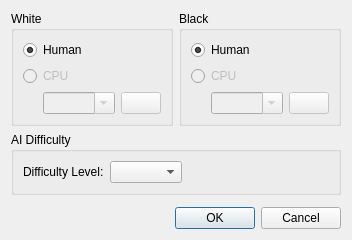
<?xml version="1.0" encoding="UTF-8"?>
<ui version="4.0">
 <class>NewGameDialog</class>
 <widget class="QDialog" name="NewGameDialog">
  <property name="geometry">
   <rect>
    <x>0</x>
    <y>0</y>
    <width>510</width>
    <height>280</height>
   </rect>
  </property>
  <property name="windowTitle">
   <string>New Game</string>
  </property>
  <layout class="QVBoxLayout" name="verticalLayout_4">
   <property name="sizeConstraint">
    <enum>QLayout::SetFixedSize</enum>
   </property>
   <item>
    <layout class="QHBoxLayout" name="horizontalLayout">
     <item>
      <widget class="QGroupBox" name="groupBox_2">
       <property name="title">
        <string>White</string>
       </property>
       <layout class="QVBoxLayout" name="verticalLayout_3">
        <item>
         <widget class="QRadioButton" name="m_whitePlayerHumanRadio">
          <property name="text">
           <string>Human</string>
          </property>
          <property name="checked">
           <bool>true</bool>
          </property>
         </widget>
        </item>
        <item>
         <widget class="QRadioButton" name="m_whitePlayerCpuRadio">
          <property name="enabled">
           <bool>false</bool>
          </property>
          <property name="text">
           <string>CPU</string>
          </property>
         </widget>
        </item>
        <item>
         <layout class="QHBoxLayout" name="horizontalLayout_3">
          <item>
           <spacer name="horizontalSpacer_1">
            <property name="orientation">
             <enum>Qt::Horizontal</enum>
            </property>
            <property name="sizeType">
             <enum>QSizePolicy::Fixed</enum>
            </property>
            <property name="sizeHint" stdset="0">
             <size>
              <width>20</width>
              <height>0</height>
             </size>
            </property>
           </spacer>
          </item>
          <item>
           <widget class="QComboBox" name="m_whiteEngineComboBox">
            <property name="enabled">
             <bool>false</bool>
            </property>
            <property name="sizePolicy">
             <sizepolicy hsizetype="MinimumExpanding" vsizetype="Fixed">
              <horstretch>0</horstretch>
              <verstretch>0</verstretch>
             </sizepolicy>
            </property>
            <property name="editable">
             <bool>true</bool>
            </property>
           </widget>
          </item>
          <item>
           <widget class="QPushButton" name="m_configureWhiteEngineButton">
            <property name="enabled">
             <bool>false</bool>
            </property>
            <property name="sizePolicy">
             <sizepolicy hsizetype="Preferred" vsizetype="Fixed">
              <horstretch>0</horstretch>
              <verstretch>0</verstretch>
             </sizepolicy>
            </property>
            <property name="toolTip">
             <string>Configure white engine</string>
            </property>
            <property name="text">
             <string/>
            </property>
            <property name="icon">
             <iconset resource="../res/icons/icons.qrc">
              <normaloff>:/icons/toolbutton/configure_16x16.png</normaloff>:/icons/toolbutton/configure_16x16.png</iconset>
            </property>
           </widget>
          </item>
         </layout>
        </item>
       </layout>
      </widget>
     </item>
     <item>
      <widget class="QGroupBox" name="groupBox">
       <property name="title">
        <string>Black</string>
       </property>
       <layout class="QVBoxLayout" name="verticalLayout">
        <item>
         <widget class="QRadioButton" name="m_blackPlayerHumanRadio">
          <property name="text">
           <string>Human</string>
          </property>
          <property name="checked">
           <bool>true</bool>
          </property>
         </widget>
        </item>
        <item>
         <widget class="QRadioButton" name="m_blackPlayerCpuRadio">
          <property name="enabled">
           <bool>false</bool>
          </property>
          <property name="text">
           <string>CPU</string>
          </property>
         </widget>
        </item>
        <item>
         <layout class="QHBoxLayout" name="horizontalLayout_2">
          <item>
           <spacer name="horizontalSpacer_2">
            <property name="orientation">
             <enum>Qt::Horizontal</enum>
            </property>
            <property name="sizeType">
             <enum>QSizePolicy::Fixed</enum>
            </property>
            <property name="sizeHint" stdset="0">
             <size>
              <width>20</width>
              <height>0</height>
             </size>
            </property>
           </spacer>
          </item>
          <item>
           <widget class="QComboBox" name="m_blackEngineComboBox">
            <property name="enabled">
             <bool>false</bool>
            </property>
            <property name="sizePolicy">
             <sizepolicy hsizetype="MinimumExpanding" vsizetype="Fixed">
              <horstretch>0</horstretch>
              <verstretch>0</verstretch>
             </sizepolicy>
            </property>
            <property name="editable">
             <bool>true</bool>
            </property>
           </widget>
          </item>
          <item>
           <widget class="QPushButton" name="m_configureBlackEngineButton">
            <property name="enabled">
             <bool>false</bool>
            </property>
            <property name="sizePolicy">
             <sizepolicy hsizetype="Preferred" vsizetype="Fixed">
              <horstretch>0</horstretch>
              <verstretch>0</verstretch>
             </sizepolicy>
            </property>
            <property name="toolTip">
             <string>Configure black engine</string>
            </property>
            <property name="text">
             <string/>
            </property>
            <property name="icon">
             <iconset resource="../res/icons/icons.qrc">
              <normaloff>:/icons/toolbutton/configure_16x16.png</normaloff>:/icons/toolbutton/configure_16x16.png</iconset>
            </property>
           </widget>
          </item>
         </layout>
        </item>
       </layout>
      </widget>
     </item>
    </layout>
   </item>
   <item>
    <widget class="QGroupBox" name="m_difficultyGroupBox">
     <property name="title">
      <string>AI Difficulty</string>
     </property>
     <property name="toolTip">
      <string>Adjust the AI engine strength for better match with your skill level</string>
     </property>
     <layout class="QHBoxLayout" name="horizontalLayout_4">
      <item>
       <widget class="QLabel" name="m_difficultyLabel">
        <property name="text">
         <string>Difficulty Level:</string>
        </property>
       </widget>
      </item>
      <item>
       <widget class="QComboBox" name="m_difficultyComboBox">
        <property name="toolTip">
         <string>Select AI difficulty level. Lower levels are easier for beginners.</string>
        </property>
       </widget>
      </item>
      <item>
       <spacer name="horizontalSpacer_3">
        <property name="orientation">
         <enum>Qt::Horizontal</enum>
        </property>
        <property name="sizeHint" stdset="0">
         <size>
          <width>40</width>
          <height>20</height>
         </size>
        </property>
       </spacer>
      </item>
     </layout>
    </widget>
   </item>
   <item>
    <widget class="GameSettingsWidget" name="m_gameSettings" native="true"/>
   </item>
   <item>
    <widget class="QDialogButtonBox" name="m_buttonBox">
     <property name="standardButtons">
      <set>QDialogButtonBox::Cancel|QDialogButtonBox::Ok</set>
     </property>
    </widget>
   </item>
  </layout>
 </widget>
 <customwidgets>
  <customwidget>
   <class>GameSettingsWidget</class>
   <extends>QWidget</extends>
   <header>gamesettingswidget.h</header>
   <container>1</container>
  </customwidget>
 </customwidgets>
 <resources>
  <include location="../res/icons/icons.qrc"/>
 </resources>
 <connections>
  <connection>
   <sender>m_buttonBox</sender>
   <signal>rejected()</signal>
   <receiver>NewGameDialog</receiver>
   <slot>reject()</slot>
   <hints>
    <hint type="sourcelabel">
     <x>457</x>
     <y>232</y>
    </hint>
    <hint type="destinationlabel">
     <x>479</x>
     <y>137</y>
    </hint>
   </hints>
  </connection>
  <connection>
   <sender>m_buttonBox</sender>
   <signal>accepted()</signal>
   <receiver>NewGameDialog</receiver>
   <slot>accept()</slot>
   <hints>
    <hint type="sourcelabel">
     <x>269</x>
     <y>232</y>
    </hint>
    <hint type="destinationlabel">
     <x>260</x>
     <y>111</y>
    </hint>
   </hints>
  </connection>
 </connections>
</ui>
